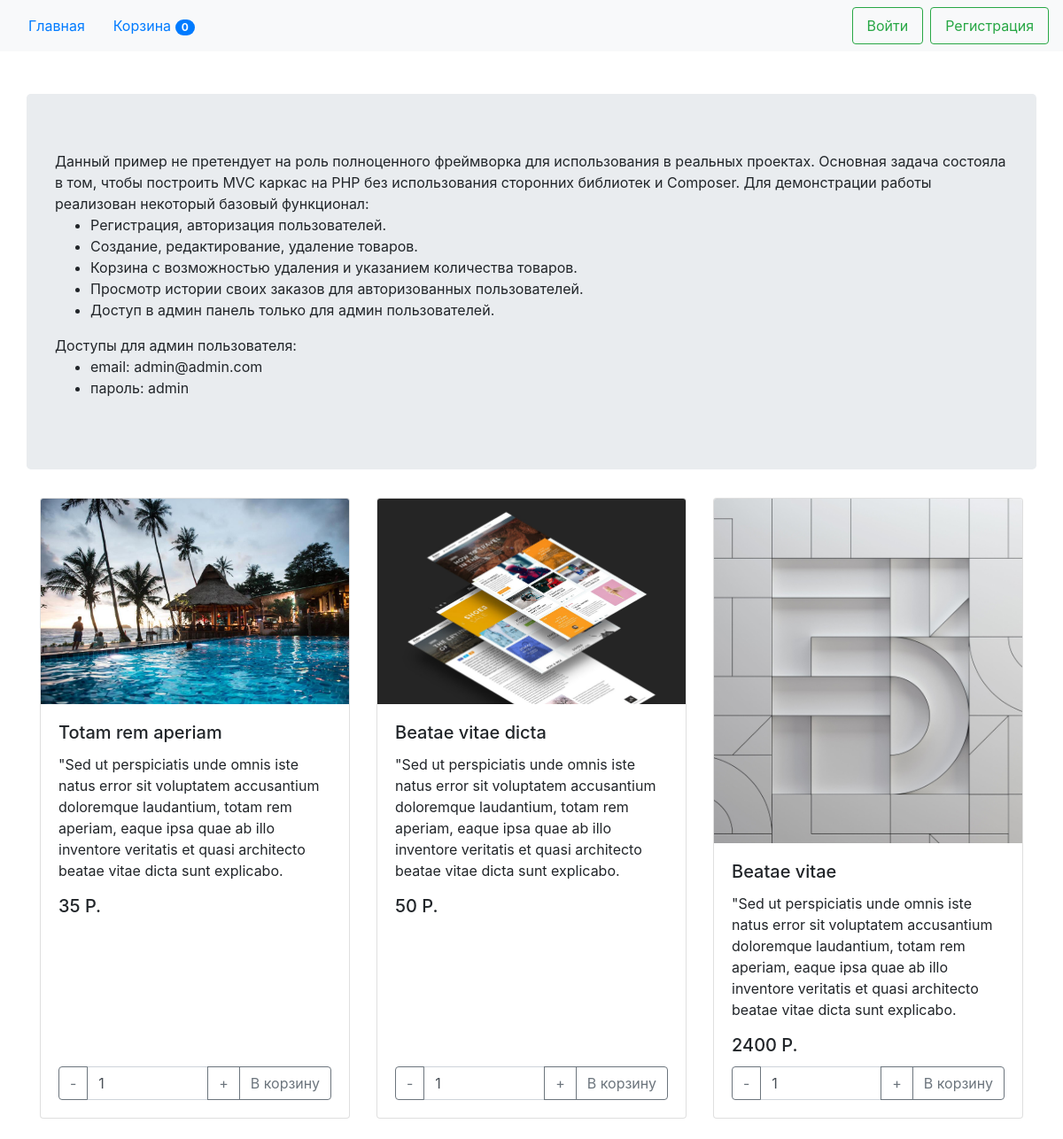
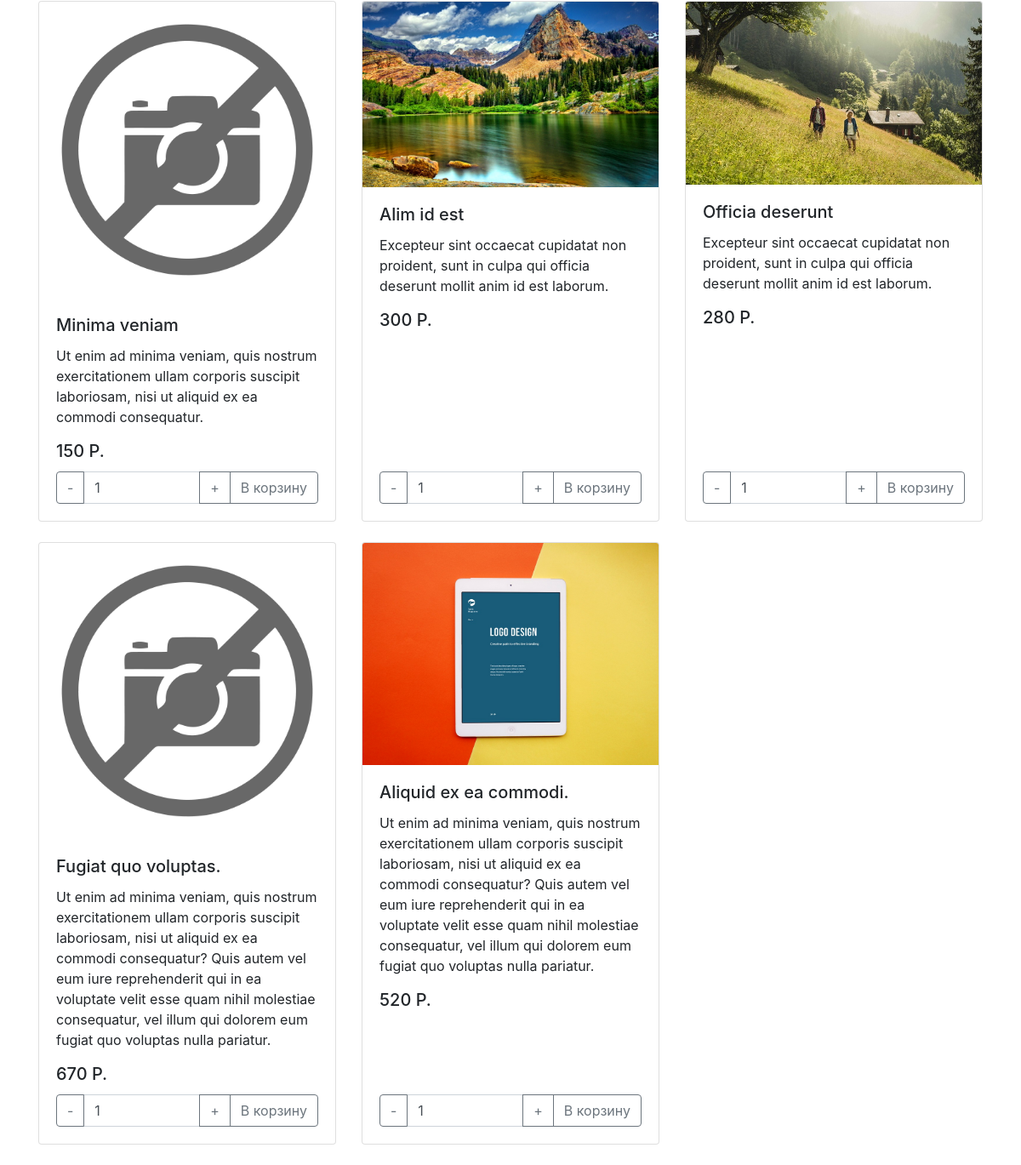
The page / on the database its author committed (2 pictures, top to bottom).
### tables this page shows
CREATE TABLE `products` (
  `id` int(11) NOT NULL,
  `title` varchar(255) NOT NULL,
  `description` text NOT NULL,
  `price` int(11) NOT NULL,
  `image` varchar(255) DEFAULT NULL
);

### config/routes.php (called while the page is built)
<?php
return [
    '^admin/index$' => 'admin/index',
    '^admin/products$' => 'adminProduct/index',
    '^admin/products/remove/(\d*)$' => 'adminProduct/remove/$1',
    '^admin/products/edit/(\d*)$' => 'adminProduct/edit/$1',
    '^admin/products/edit$' => 'adminProduct/edit',
    '^admin/products/create$' => 'adminProduct/create',
    '^admin/users$' => 'adminUser/index',
    '^admin/users/remove/(\d*)$' => 'adminUser/remove/$1',
    '^admin/orders$' => 'adminOrder/index',
    '^admin/orders/remove/(\d*)$' => 'adminOrder/remove/$1',
    '^user/register$' => 'user/register',
    '^user/login$' => 'user/login',
    '^user/logout$' => 'user/logout',
    '^cart/index$' => 'cart/index',
    '^cart/add$' => 'cart/add',
    '^cart/remove/(\d*)$' => 'cart/remove/$1',
    '^order/add$' => 'order/add',
    '^orders/index$' => 'order/index/',
    '$' => 'site/index',
];

### controllers/SiteController.php (called while the page is built)
<?php
class SiteController
{
    public function actionIndex()
    {
        $products = Product::getList();
        require_once ROOT . '/views/site/index.php';
        return true;
    }
}

### web/index.php (called while the page is built, shortened)
<?php
require_once ROOT . '/config/bootstrap.php';
$router = new Router;
$router->run();

### config/bootstrap.php (called while the page is built, shortened)
<?php
spl_autoload_register(function ($class) {
    $directories = [
        '/components',
        '/models',
        '/controllers'
    ];
    foreach ($directories as $dir) {
        $path = ROOT . "$dir/$class.php";
        if (file_exists($path)) {
            break;
        }
    }
});

### models/Cart.php (called while the page is built, shortened)
<?php
class Cart
{
    public static function hasProduct(int $id)
    {
        return isset($_SESSION['cart'][$id]);
    }
    public static function getTotalQty()
    {
        $total = 0;
        return $total;
    }
}

### models/User.php (called while the page is built, shortened)
<?php
class User
{
    public static function isAuth()
    {
        return false;
    }
}

### models/Product.php (called while the page is built, shortened)
<?php
class Product
{
    static $no_image = '/uploads/no-image.png';
    public static function getList(): array
    {
        $db = Db::getInstance();
        $sql = 'SELECT * FROM products';
        $statment = $db->query($sql);
        return $statment->fetchAll(PDO::FETCH_ASSOC);
    }
    public static function getImageById(int $id): string
    {
        $db = Db::getInstance();
        $sql = "SELECT image FROM products WHERE id = :id";
        $statement = $db->prepare($sql);
        $statement->bindParam(':id', $id);
        $statement->execute();
        $result = $statement->fetch(PDO::FETCH_ASSOC);
        if (!$result['image'] == null) {
            return '/uploads/' . $result['image'];
        } else {
            return self::$no_image;
        }
    }
}

### views/site/index.php (the view, shortened to what this page needs)
<?php include ROOT . '/views/layouts/header.php' ?>
<div class="container">
    <div class="row">
        <div class="col-md-12 jumbotron">
            Данный пример не претендует на роль полноценного фреймворка для использования в реальных проектах.
            Основная задача состояла в том, чтобы построить MVC каркас на PHP без использования сторонних библиотек и
            Composer.
            Для демонстрации работы реализован некоторый базовый функционал:
            <ul>
                <li>Регистрация, авторизация пользователей.</li>
                <li>Создание, редактирование, удаление товаров.</li>
                <li>Корзина с возможностью удаления и указанием количества товаров.</li>
                <li>Просмотр истории своих заказов для авторизованных пользователей.</li>
                <li>Доступ в админ панель только для админ пользователей.</li>
            </ul>
            Доступы для админ пользователя:
            <ul>
                <li>email: admin@admin.com</li>
                <li>пароль: admin</li>
            </ul>
        </div>
    </div>
    <div class="row row-eq-height">
        <?php foreach ($products as $product): ?>
            <div class="col-sm-4 mb-4">
                <div class="card" style="height: 100%;">
                    <img class="card-img-top" src="<?php echo Product::getImageById($product['id']) ?>"
                         alt="Card image cap">
                    <div class="card-body d-flex flex-column">
                        <h5 class="card-title"><?php echo $product['title'] ?></h5>
                        <p class="card-text"><?php echo $product['description'] ?></p>
                        <h5 class="card-title"><?php echo $product['price'] ?> P.</h5>
                        <?php if (!Cart::hasProduct($product['id'])): ?>
                            <form class="mt-auto qty-form form-inline" action="/cart/add" method="post">
                                <div class="input-group">
                                    <div class="input-group-prepend">
                                        <button class="btn btn-outline-secondary minus" type="button">-</button>
                                    </div>
                                    <input type="number" name="qty" class="form-control qty" value="1"
                                           aria-label="Example text with button addon" aria-describedby="button-addon1">
                                    <div class="input-group-append">
                                        <button class="btn btn-outline-secondary add" type="button">+</button>
                                        <button class="btn btn-outline-secondary" type="submit">В корзину</button>
                                    </div>
                                </div>
                            </form>
                        <?php else: ?>
                            <button class="btn btn-outline-secondary" disabled>Добавлен в корзину</button>
                        <?php endif; ?>
                    </div>
                </div>
            </div>
        <?php endforeach; ?>
    </div>
</div>
<?php include ROOT . '/views/layouts/footer.php' ?>

### components/Router.php (shortened to what this page needs)
<?php
class Router
{
    private $routes;
    private $uri;
    public function __construct()
    {
        $this->routes = require_once ROOT . '/config/routes.php';
        $this->uri = trim($_SERVER['REQUEST_URI'], '/');
    }
    public function run()
    {
        foreach ($this->routes as $pattern => $path) {
            if (preg_match("~$pattern~", $this->uri)) {
                $path = preg_replace("~$pattern~", $path, $this->uri);
                $sections = explode('/', $path);
                $controllerName = ucfirst(array_shift($sections)) . 'Controller';
                $actionName = 'action' . ucfirst(array_shift($sections));
                $controllerFile = ROOT . "/controllers/$controllerName.php";
                $param = null;
                if (is_file($controllerFile)) {
                    try {
                        $controller = new $controllerName;
                        $controller->$actionName($param);
                        break;
                    } catch (Exception $e) {
                        break;
                    }
                } else {
                    die('Страница не найдена');
                }
            }
        }
    }
}

### views/layouts/header.php (shortened to what this page needs)
<!doctype html>
<html lang="ru">
<head>
    <link rel="stylesheet" href="https://stackpath.bootstrapcdn.com/bootstrap/4.1.3/css/bootstrap.min.css"
>
    <link rel="stylesheet" type="text/css" href="/assets/css/styles.css">
</head>
<body>
<div class="navbar navbar-light bg-light mb-5">
    <a class="nav-link" href="/">Главная</a>
    <a class="nav-link" href="/cart/index">Корзина <span
                class="badge badge-pill badge-primary"><?php echo Cart::getTotalQty(); ?></span></a>
    <?php if ($user = User::isAuth()): ?>
        <a class="nav-link mr-auto mr-2" href="/orders/index">Мои заказы</a>
        <span class="ml-auto mr-2"><?php echo $user['email']; ?></span>
        <a class="nav-link mr-2 btn btn-outline-primary btn-sm" href="/admin/index">Админ панель</a>
        <form action="/user/logout" method="post">
            <button class="btn btn-outline-success" type="submit">Выход</button>
        </form>
    <?php else: ?>
        <a class="nav-link ml-auto btn btn-outline-success mr-2" href="/user/login">Войти</a>
        <a class="nav-link btn btn-outline-success" href="/user/register">Регистрация</a>
    <?php endif; ?>
</div>

### views/layouts/footer.php (shortened to what this page needs)
</body>
</html>

### rows shown on the page
products: id+image (picture), title "Totam rem aperiam", description "\"Sed ut perspiciatis unde omnis iste natus error sit voluptatem accusantium doloremque laudantium, totam rem aperiam, eaque ipsa quae ab illo inventore veritatis et quasi architecto beatae vitae dicta sunt explicabo.", price "35"
products: id+image (picture), title "Beatae vitae dicta", description "\"Sed ut perspiciatis unde omnis iste natus error sit voluptatem accusantium doloremque laudantium, totam rem aperiam, eaque ipsa quae ab illo inventore veritatis et quasi architecto beatae vitae dicta sunt explicabo.", price "50"
products: id+image (picture), title "Beatae vitae", description "\"Sed ut perspiciatis unde omnis iste natus error sit voluptatem accusantium doloremque laudantium, totam rem aperiam, eaque ipsa quae ab illo inventore veritatis et quasi architecto beatae vitae dicta sunt explicabo.", price "2400"
products: title "Minima veniam", description "Ut enim ad minima veniam, quis nostrum exercitationem ullam corporis suscipit laboriosam, nisi ut aliquid ex ea commodi consequatur.", price "150"
products: id+image (picture), title "Alim id est", description "Excepteur sint occaecat cupidatat non proident, sunt in culpa qui officia deserunt mollit anim id est laborum.", price "300"
products: id+image (picture), title "Officia deserunt", description "Excepteur sint occaecat cupidatat non proident, sunt in culpa qui officia deserunt mollit anim id est laborum.", price "280"
products: title "Fugiat quo voluptas.", description "Ut enim ad minima veniam, quis nostrum exercitationem ullam corporis suscipit laboriosam, nisi ut aliquid ex ea commodi consequatur? Quis autem vel eum iure reprehenderit qui in ea voluptate velit esse quam nihil molestiae consequatur, vel illum qui dolorem eum fugiat quo voluptas nulla pariatur.", price "670"
products: id+image (picture), title "Aliquid ex ea commodi.", description "Ut enim ad minima veniam, quis nostrum exercitationem ullam corporis suscipit laboriosam, nisi ut aliquid ex ea commodi consequatur? Quis autem vel eum iure reprehenderit qui in ea voluptate velit esse quam nihil molestiae consequatur, vel illum qui dolorem eum fugiat quo voluptas nulla pariatur.", price "520"
